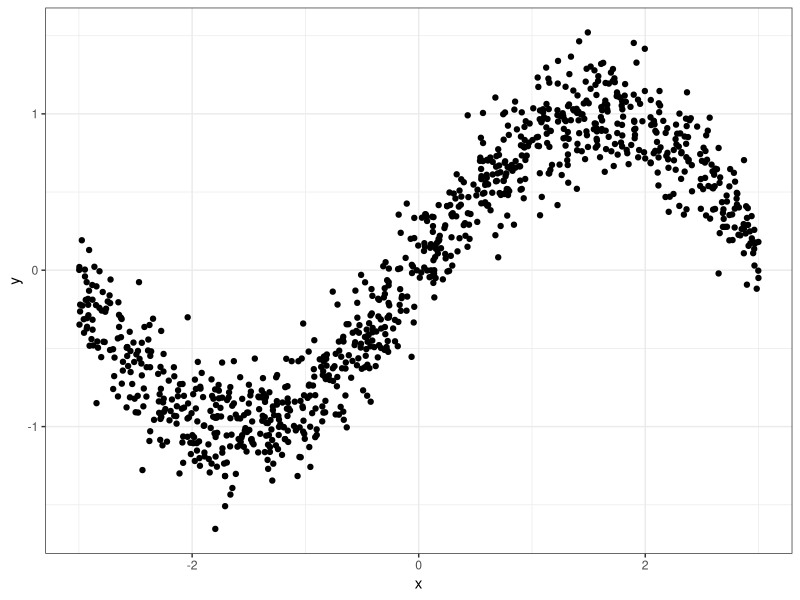
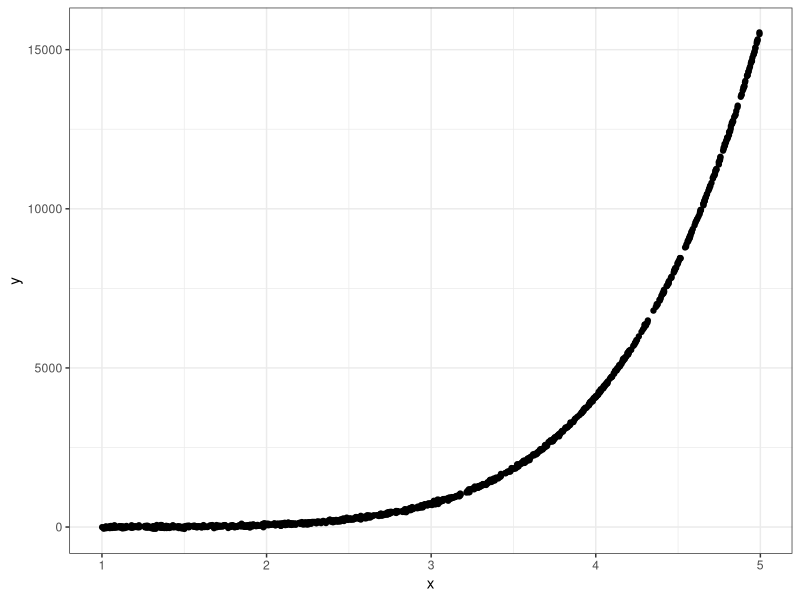

Write R code to recreate these figures, in order.
## ---- chunk 1
knitr::opts_chunk$set(message=FALSE, cache=TRUE, warning=FALSE)
## ---- chunk 2
set.seed(1990)

library(dplyr)
library(ggplot2)
## ---- chunk 3
n = 100

df = data.frame(person = 1:n, hand = rbinom(n, 1, 0.11))

df = df %>% 
  group_by(person) %>%
  mutate(diagnosis = ifelse(hand==0, rbinom(1, 1, 0.007),
                            rbinom(1, 1, 0.036))) %>%
  tbl_df()
## ---- chunk 4
x = runif(1000, -3, 3)
y = sin(x) + rnorm(1000, 0, 0.2)

sin = data.frame(x=x, y=y)
sin %>%
  ggplot(aes(x=x, y=y)) +
  geom_point() +
  theme_bw()
## ---- chunk 5
x = runif(1000, 1, 5)
y = x^6 + rnorm(1000, 0, 25)

exp = data.frame(x=x, y=y)
exp %>%
  ggplot(aes(x=x, y=y)) +
  geom_point() +
  theme_bw()
